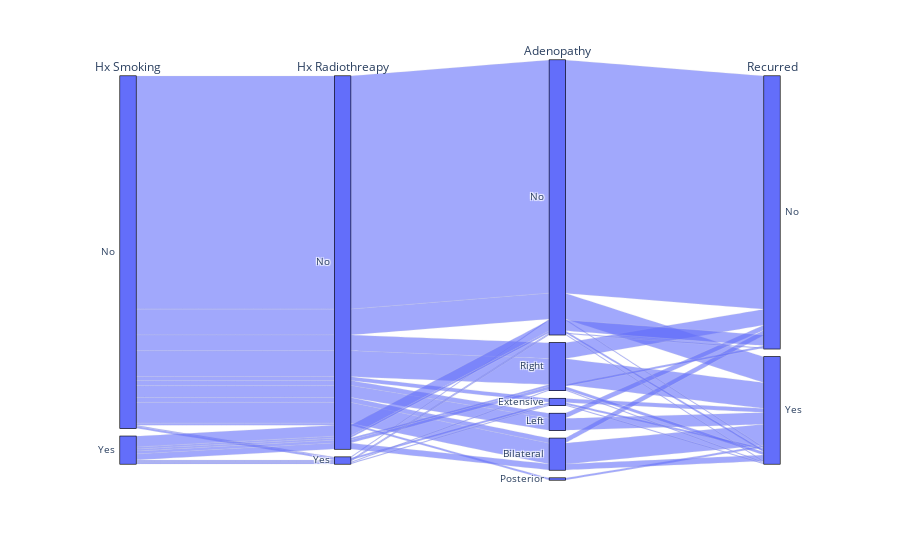

This figure's notebook cell:
### Code cell
import plotly.express as px
pd.DataFrame.iteritems = pd.DataFrame.items
plot = px.parallel_categories(df, dimensions=['Hx Smoking','Hx Radiothreapy', 'Adenopathy', 'Recurred'])
plot.show()

### Figure 1 — Plotly figure (JSON) as saved in the notebook; plotly's stock layout.template omitted (floating-point values rounded to 4 significant figures; data arrays with more than 128 entries replaced by an {"elided": "..."} marker saying what was removed)
{"data": [{"dimensions": [{"label": "Hx Smoking", "values": {"elided": "383 str values"}}, {"label": "Hx Radiothreapy", "values": {"elided": "383 str values"}}, {"label": "Adenopathy", "values": {"elided": "383 str values"}}, {"label": "Recurred", "values": {"elided": "383 str values"}}], "domain": {"x": [0, 1], "y": [0, 1]}, "name": "", "type": "parcats"}], "layout": {"legend": {"tracegroupgap": 0}, "margin": {"t": 60}}}
